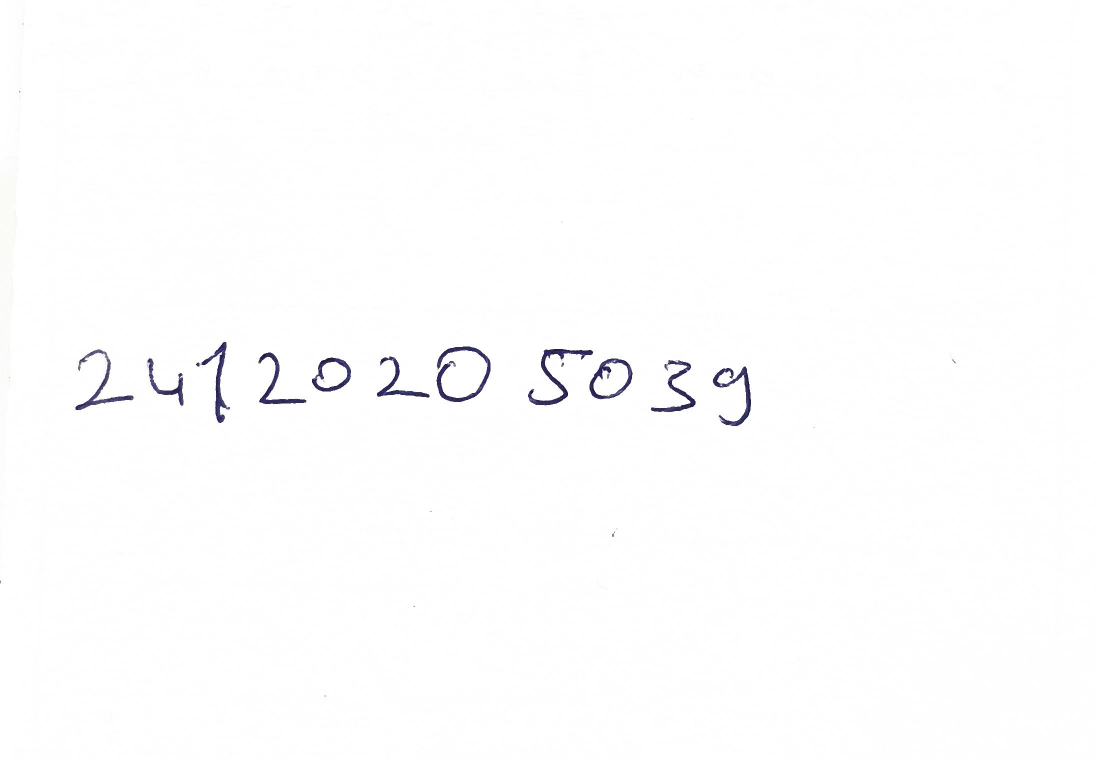
#> input picture ogrenci_no/ogrenci_no.jpg, 2193 x 1518 px (shown at 1/2 size)
$ jupyter execute --allow-errors mnist_mlp.ipynb
#> lines starting #> are read from the running program, lines starting #| are printed output that depends on the picture; after the words box and inside, x2 and y2 are one past the last pixel; in counts of white or black regions, pixels touching at a corner belong together
[cell 1]
import time
import numpy as np
import matplotlib.pyplot as plt
import torch
import torch.nn as nn
from torch.utils.data import DataLoader, random_split
from torchvision import datasets, transforms

torch.manual_seed(42)
#> (this line was passed over: torch is not available in this run)
#> (the rest of this cell did not finish here and is left out)

#> (a cell that did not finish here is left out)

[cell 3]
class MLP(nn.Module):
    def __init__(self, hidden1=256, hidden2=128):
        super().__init__()
        self.net = nn.Sequential(
            nn.Flatten(),
            nn.Linear(28 * 28, hidden1),
            nn.ReLU(),
            nn.Linear(hidden1, hidden2),
            nn.ReLU(),
            nn.Linear(hidden2, 10)
        )

    def forward(self, x):
        return self.net(x)

#> (the rest of this cell did not finish here and is left out)

[cell 4]
# [48 lines left out: functions run_epoch, train_model, not called in this run]

[cell 5]
EPOCHS = 10
LR = 0.001
#> (the rest of this cell did not finish here and is left out)

[cell 6]
epochs_range = range(1, EPOCHS + 1)
fig, (ax1, ax2) = plt.subplots(1, 2, figsize=(12, 4))

#> (the rest of this cell did not finish here and is left out)

#> (a cell that did not finish here is left out)

[cell 8]
from PIL import Image, ImageOps, ImageFilter

def otsu_threshold(arr):
    hist, _ = np.histogram(arr, bins=256, range=(0, 256))
    total = arr.size
    sum_all = np.dot(np.arange(256), hist)
    sum_b, w_b, best_t, best_var = 0.0, 0, 0, 0.0
    for t in range(256):
        w_b += hist[t]
        if w_b == 0:
            continue
        w_f = total - w_b
        if w_f == 0:
            break
        sum_b += t * hist[t]
        m_b = sum_b / w_b
        m_f = (sum_all - sum_b) / w_f
        var = w_b * w_f * (m_b - m_f) ** 2
        if var > best_var:
            best_var, best_t = var, t
    return best_t

def load_ink_image(path, max_width=1200):
#> called with path = 'ogrenci_no/ogrenci_no.jpg', max_width = 1200
    img = ImageOps.exif_transpose(Image.open(path)).convert("L")
    if img.width > max_width:
        img = img.resize((max_width, int(img.height * max_width / img.width)))
#> img: PIL image 1200x830 L
    small = img.resize((max(1, img.width // 8), max(1, img.height // 8)))
    background = small.filter(ImageFilter.MaxFilter(5)).filter(ImageFilter.GaussianBlur(3)).resize(img.size)
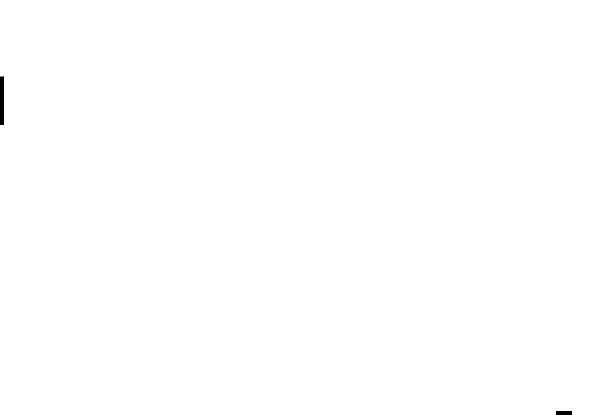
#> background: PIL image 1200x830 L (shown at 1/2 size); values 254 (black) and 255 (white), 99.9% white; 2 black regions, box (x1, y1, x2, y2) and area: (0, 153, 8, 250) 776, (1112, 822, 1144, 830) 256
    arr = np.array(background, dtype=np.float32) - np.array(img, dtype=np.float32)
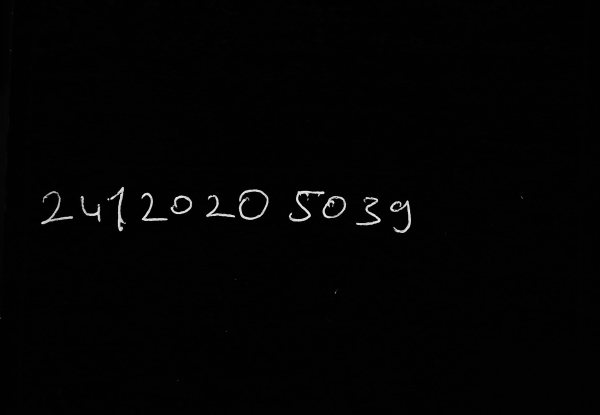
#> arr: shape (830, 1200) float32 (shown at 1/2 size); min -1, max 240, mean 1.8; drawn with min black and max white
    arr = np.clip(arr, 0, None)
    arr = arr / arr.max() * 255.0
    t = otsu_threshold(arr)
#> in otsu_threshold, `hist, _ = np.histogram(arr, bins=256, range=(0, 256))`: hist = 256 values, max 604771 at index 0, min 0 at index 16, mean 3890.6
#> in otsu_threshold, `sum_all = np.dot(np.arange(256), hist)`: sum_all = 1882421
#> the loop in otsu_threshold, `for t in range(256):` made 256 passes
#> (w_b, w_f, sum_b, m_b, m_f, best_var) on passes 1 to 12: (604771, 391229, 0, 0, 4.81, 5.48e+12), (958779, 37221, 354008, 0.369, 41.06, 5.91e+13), (977330, 18670, 391110, 0.4, 79.88, 1.15e+14), (981763, 14237, 404409, 0.412, 103.8, 1.49e+14), (984656, 11344, 415981, 0.422, 129.3, 1.85e+14), (986235, 9765, 423876, 0.43, 149.4, 2.14e+14), (986702, 9298, 426678, 0.432, 156.6, 2.24e+14), (986899, 9101, 428057, 0.434, 159.8, 2.28e+14), (986997, 9003, 428841, 0.434, 161.5, 2.3e+14), (987079, 8921, 429579, 0.435, 162.9, 2.32e+14), (987140, 8860, 430189, 0.436, 163.9, 2.34e+14), (987199, 8801, 430838, 0.436, 164.9, 2.35e+14)
#> (w_b, w_f, sum_b, m_b, m_f, var) on passes 17, 34, 51: (987402, 8598, 433534, 0.439, 168.5, 2.4e+14), (987900, 8100, 445487, 0.451, 177.4, 2.51e+14), (988280, 7720, 461244, 0.467, 184.1, 2.57e+14)
    arr[arr < t] = 0
    return arr

def split_digits(arr, min_ink_ratio=0.05):
#> called with min_ink_ratio = 0.05
    mask = arr > 0
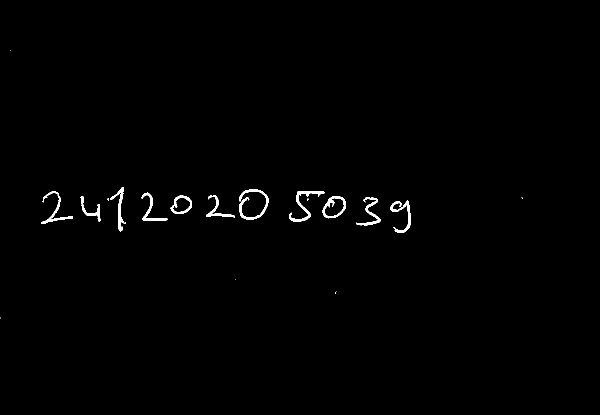
#> mask: shape (830, 1200) bool (shown at 1/2 size); 0.7% white; 19 white regions (8 under 20 px), largest, box (x1, y1, x2, y2) and area: (478, 379, 537, 440) 860, (578, 382, 649, 443) 809, (780, 401, 822, 466) 703
    h, w = mask.shape
    labels = np.zeros((h, w), dtype=np.int32)
    comps = []
    for y0, x0 in zip(*np.nonzero(mask)):
        if labels[y0, x0]:
            continue
        label = len(comps) + 1
        labels[y0, x0] = label
        stack, pixels = [(y0, x0)], []
        while stack:
            y, x = stack.pop()
            pixels.append((y, x))
            for dy in (-1, 0, 1):
                for dx in (-1, 0, 1):
                    ny, nx = y + dy, x + dx
                    if 0 <= ny < h and 0 <= nx < w and mask[ny, nx] and not labels[ny, nx]:
                        labels[ny, nx] = label
                        stack.append((ny, nx))
        ys, xs = zip(*pixels)
        comps.append([min(xs), max(xs), min(ys), max(ys), len(pixels), [label]])
#> this loop made 6930 passes
#> (y0, x0) on passes 1 to 3: (100, 21), (374, 244), (374, 245)
#> labels: shape (830, 1200) int32; 20 distinct labels, from 0 to 19
    max_size = max(c[4] for c in comps)
    comps = [c for c in comps if c[4] >= min_ink_ratio * max_size]
    comps.sort(key=lambda c: c[0])
    merged = []
    for c in comps:
        if merged:
            p = merged[-1]
            overlap = min(p[1], c[1]) - max(p[0], c[0])
            if overlap > 0.5 * min(p[1] - p[0], c[1] - c[0]):
                p[0], p[1] = min(p[0], c[0]), max(p[1], c[1])
                p[2], p[3] = min(p[2], c[2]), max(p[3], c[3])
                p[5] += c[5]
                continue
        merged.append(c)
#> this loop made 11 passes
#> c on passes 1 to 11: [83, 145, 382, 447, 633, [4]], [161, 200, 392, 443, 430, [9]], [220, 251, 374, 462, 643, [2]], [283, 334, 385, 441, 556, [6]], [341, 383, 391, 427, 509, [8]], [413, 469, 390, 434, 504, [7]], [478, 536, 379, 439, 860, [3]], [578, 648, 382, 442, 809, [5]], [645, 691, 392, 436, 625, [10]], [712, 760, 394, 450, 621, [11]], [780, 821, 401, 465, 703, [15]]
    digits = []
    for x1, x2, y1, y2, _, labs in merged:
        piece = np.where(np.isin(labels, labs), arr, 0)[y1:y2 + 1, x1:x2 + 1]
        digits.append(piece)
#> this loop made 11 passes
#> (x1, x2, y1, y2, labs) on passes 1 to 11: (83, 145, 382, 447, [4]), (161, 200, 392, 443, [9]), (220, 251, 374, 462, [2]), (283, 334, 385, 441, [6]), (341, 383, 391, 427, [8]), (413, 469, 390, 434, [7]), (478, 536, 379, 439, [3]), (578, 648, 382, 442, [5]), (645, 691, 392, 436, [10]), (712, 760, 394, 450, [11]), (780, 821, 401, 465, [15])
#> pass 3, in split_digits, `piece = np.where(np.isin(labels, labs), arr, 0)[y1:y2 + 1, x1:x2 + 1]`:
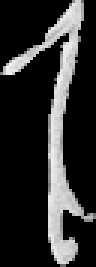
#> piece: shape (89, 32) float32 (shown 3 times larger); min 0, max 250.8, mean 44.8
#| Bulunan rakam sayısı: 11 | Beklenen: 11
    return digits

def stroke_width(digit):
    runs = []
    for row in (digit > 0):
        count = 0
        for v in row:
            if v:
                count += 1
            elif count:
                runs.append(count)
                count = 0
        if count:
            runs.append(count)
#> this loop made 66 passes
    return float(np.median(runs))

def to_mnist(digit):
    h, w = digit.shape
    grow = int(round(0.12 * max(h, w) - stroke_width(digit)))
    pad = max(grow, 0) + 2
    digit = np.pad(digit, pad)
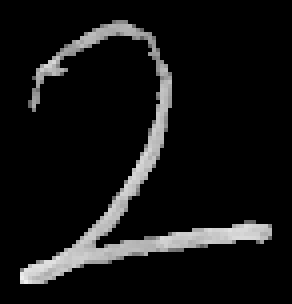
#> digit: shape (76, 73) float32 (shown 4 times larger); min 0, max 239.1, mean 20.4
    img = Image.fromarray(np.clip(digit, 0, 255).astype(np.uint8))
#> img: PIL image 73x76 L
    if grow >= 2:
        size = grow + 1 if grow % 2 == 0 else grow + 2
        img = img.filter(ImageFilter.MaxFilter(size))
    arr = np.array(img, dtype=np.float32)
#> arr: shape (76, 73) float32
    ys, xs = np.where(arr > 0)
    arr = arr[ys.min():ys.max() + 1, xs.min():xs.max() + 1]
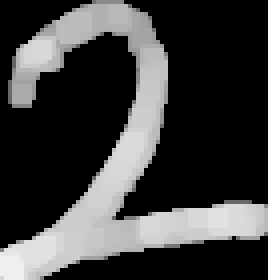
#> arr: shape (70, 67) float32 (shown 4 times larger); min 0, max 239, mean 60.7
    h, w = arr.shape
    scale = 20.0 / max(h, w)
    new_w, new_h = max(1, round(w * scale)), max(1, round(h * scale))
    small = Image.fromarray(arr.astype(np.uint8)).resize((new_w, new_h), Image.LANCZOS)
#> small: PIL image 19x20 L
    small = np.array(small, dtype=np.float32)
    small = small / small.max() * 255.0
    yy, xx = np.indices(small.shape)
    cy = (yy * small).sum() / small.sum()
    cx = (xx * small).sum() / small.sum()
    top = min(max(int(round(14 - cy)), 0), 28 - new_h)
    left = min(max(int(round(14 - cx)), 0), 28 - new_w)
    canvas = np.zeros((28, 28), dtype=np.float32)
    canvas[top:top + new_h, left:left + new_w] = small
    return canvas.astype(np.uint8)

[cell 9]
import os

STUDENT_NO = "24120205039"
IMG_PATH = "ogrenci_no/ogrenci_no.jpg"

digits = split_digits(load_ink_image(IMG_PATH))
print("Bulunan rakam sayısı:", len(digits), "| Beklenen:", len(STUDENT_NO))
mnist_like = [to_mnist(d) for d in digits]
#> the loop in stroke_width (call 2), `for row in (digit > 0):` made 52 passes
#> in to_mnist (call 3), `img = img.filter(ImageFilter.MaxFilter(size))`:
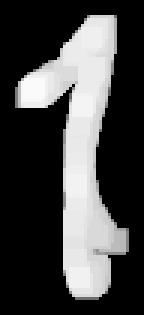
#> img: PIL image 48x105 L (shown 3 times larger); min 0, max 250, mean 69.3
#> in to_mnist (call 3), `arr = arr[ys.min():ys.max() + 1, xs.min():xs.max() + 1]`:
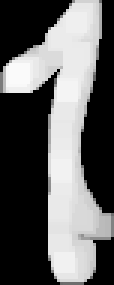
#> arr: shape (95, 38) float32 (shown 3 times larger); min 0, max 250, mean 96.8
#> in to_mnist (call 4), `small = Image.fromarray(arr.astype(np.uint8)).resize((new_w, new_h), I..`:
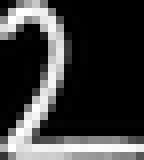
#> small: PIL image 18x20 L (shown 8 times larger); min 0, max 255, mean 60.1
#> in to_mnist (call 5), `digit = np.pad(digit, pad)`:
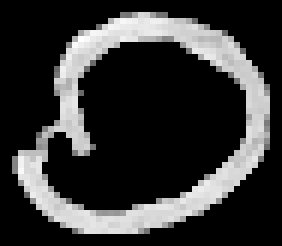
#> digit: shape (41, 47) float32 (shown 6 times larger); min 0, max 255, mean 53.2

#> (the rest of this cell did not finish here and is left out)
